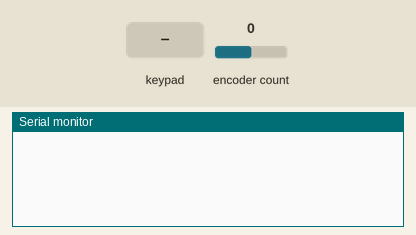
A sketch run on a simulated SparkFun Pro Micro, built with avr-gcc and run on an emulated ATmega32U4. On the bench: the last lines printed to the serial monitor. The inputs (shaded band) are chosen by the test bench; at power-on: encoder count 0.

Above: at 1.2 s.
1.3 s: key 'd' pressed
At 2.1 s:
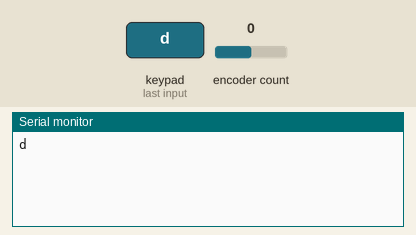
2.8 s: keypad keys 1 8 1 5 1 4 1 6 pressed 0.4 s apart
At 6.8 s:
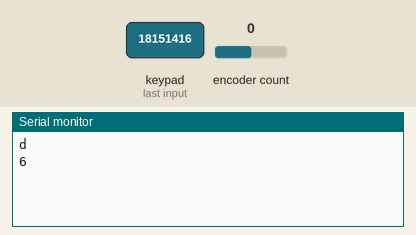
7.5 s: key 'e' pressed
At 7.9 s:
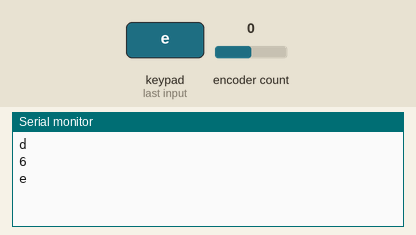
9.0 s: key 'a' pressed
At 9.3 s:
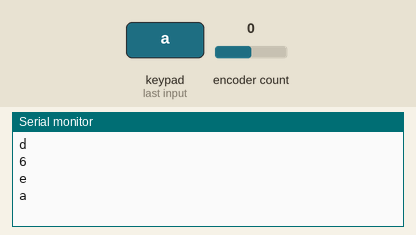
10.5 s: keypad keys 7 8 9 1 0 pressed 0.4 s apart
At 12.1 s:
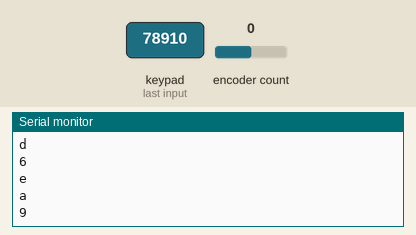

The sketch:

macropad.ino
```cpp
/*
Written by Steve Kraynov, based off of https://www.instructables.com/Programmable-Keypad-1/
(August, 2021)
*/

#include "Keyboard.h"
#include <Encoder.h>
#include <Keypad.h>

/*        Arduino Pro Micro Pinout
           (PWM pins in brackets)

                   |﹉﹉|
  TX    1     O--------------O RAW
  RX    0     O              O GND
          GND O              O RST
          GND O              O VCC
  SDA(B)2     O              O      21    A3
  SCL  (3)    O              O      20    A2
  A6 (A)4     O              O      19    A1
       (5)    O              O      18    A0
  A7   (6)    O              O      15    SCLK
        7     O              O      14    MISO
  A8    8     O   Pro Micro  O      16    MOSI
  A9   (9)    O______________O     (10)   A10
*/


Encoder encoder(4, 2);    // rotary encoder pin A and B
long old_position  = -999;     // for rotary encoder


const byte ROWS = 4;
const byte COLS = 4;

char keys[COLS][ROWS] = { // Note: These are the transposed positions
  {'c', 'd', 'e', 'f'},
  {'8', '9', 'a', 'b'},
  {'4', '5', '6', '7'},
  {'0', '1', '2', '3'}
};

/* Actual layout!
{'c', '8', '4', '0'},
{'d', '9', '5', '1'},
{'e', 'a', '6', '2'},
{'f', 'b', '7', '3'}

*/

byte rowPins[ROWS] = {18, 15, 14, 16}; // Reversed order of row pins
byte colPins[COLS] = {7, 8, 9, 10};
Keypad kpd = Keypad(makeKeymap(keys), colPins, rowPins, ROWS, COLS);

void setup() { }

void loop() {


  // Read encoder position
  long new_position = encoder.read();

  // Check for encoder rotation
  // Serial.println(new_position);

  char key = kpd.getKey();
  if(key) {
    switch (key) {
      case '0':
        Keyboard.press(KEY_LEFT_GUI);
        Keyboard.press(KEY_LEFT_SHIFT);
        Keyboard.press('4');
        Keyboard.releaseAll();
        break;
      case '4':
        Keyboard.press(KEY_LEFT_GUI);
        Keyboard.press(' ');
        delay(5);
        Keyboard.releaseAll();
        Keyboard.println("Screenshots");
        Keyboard.releaseAll();
        delay(30);
        Keyboard.press(KEY_RETURN);
        Keyboard.releaseAll();
        break;
      case '8':
        Keyboard.press(KEY_LEFT_GUI);
        Keyboard.press('w');
        delay(5);
        Keyboard.releaseAll();
        break;
      case 'c':
        Keyboard.press(KEY_ESC);
        Keyboard.releaseAll();
        break;

      // Row 2
      case '1':
        Keyboard.press(KEY_LEFT_GUI);
        Keyboard.press(KEY_LEFT_ALT);
        Keyboard.press(KEY_RIGHT_ARROW);
        delay(25);
        Keyboard.releaseAll();
      case '5':
        Keyboard.press(KEY_LEFT_GUI);
        Keyboard.press(KEY_LEFT_ALT);
        Keyboard.press(KEY_LEFT_ARROW);
        delay(25);
        Keyboard.releaseAll();
//
//      case '5':
//        Keyboard.press(KEY_LEFT_GUI);
//        Keyboard.press(KEY_LEFT_ALT);
//        Keyboard.press(KEY_LEFT_ARROW);
//        Keyboard.releaseAll();
//        Serial.println(key);
//      case '9':
//        Keyboard.press(KEY_LEFT_GUI);
//        Keyboard.press('t');
//        Keyboard.releaseAll();
//        Serial.println(key);
//      case 'd':
//        Keyboard.press(KEY_LEFT_CTRL);
//        Keyboard.press(KEY_UP_ARROW);
//        Keyboard.releaseAll();
//        Serial.println(key);


      // Bottom Row
      case 'f':
        Keyboard.press(KEY_LEFT_GUI);
        Keyboard.press('c');
        Keyboard.releaseAll();
        break;
      case 'b':
        Keyboard.press(KEY_LEFT_GUI);
        Keyboard.press('v');
        Keyboard.releaseAll();
        break;
      case '7':
        Keyboard.press(KEY_LEFT_GUI);
        Keyboard.press('a');
        Keyboard.releaseAll();
        break;

      default:
        Serial.println(key);
    }
  }

  // delay(50);
}
```

Measured:
- after the input at 1.3 s, the serial monitor: prints a new line at once (image 1)
- after the input at 2.8 s, the serial monitor: prints a new line after 2.8 s (image 2)
- after the input at 7.5 s, the serial monitor: prints a new line at once (image 3)
- after the input at 9.0 s, the serial monitor: prints a new line at once (image 4)
- after the input at 10.5 s, the serial monitor: prints a new line after 0.80 s (image 5)
